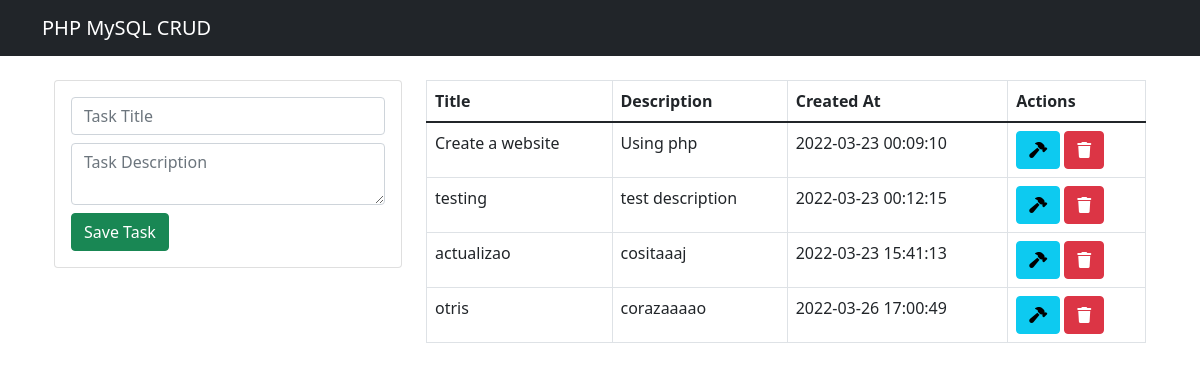
The page / on the database its author committed.
### tables this page shows
CREATE TABLE `task` (
  `id` int(11) NOT NULL,
  `title` varchar(255) NOT NULL,
  `des` text NOT NULL,
  `created_at` timestamp NOT NULL DEFAULT CURRENT_TIMESTAMP
);

### index.php (the view, shortened to what this page needs)
<?php include("db.php"); ?>
<?php include("includes/header.php") ?>
<div class="container p-4">
  <div class="row">
    <div class="col-md-4">
      <div class="card card-body">
        <form action="create.php" method="POST">
          <div class="form-group">
            <input
              type="text"
              name="title"
              class="form-control"
              placeholder="Task Title"
              autofocus>
          </div>
          <div class="form-group">
            <textarea name="description" rows="2" class="form-control mt-2" placeholder="Task Description"></textarea>
          </div>
          <input type="submit" class="btn btn-success btn-block mt-2" name="save_task" value="Save Task" >
        </form>
      </div>
    </div>
    <div class="col-md-8">
      <table class="table table-bordered" >
        <thead>
          <tr>
            <th>Title</th>
            <th>Description</th>
            <th>Created At</th>
            <th>Actions</th>
          </tr>
        </thead>
        <tbody>
          <?php
            $query = "SELECT * FROM task";
            $result_tasks = mysqli_query($conn, $query);
            while($row = mysqli_fetch_array($result_tasks)) { ?>
              <tr>
                <td> <?php echo $row['title'] ?> </td>
                <td> <?php echo $row['des'] ?> </td>
                <td> <?php echo $row['created_at'] ?> </td>
                <td>
                  <a href="edit.php?id=<?php echo $row['id'] ?>" class="btn btn-info" > <i class="fas fa-hammer" ></i> </a>
                  <a href="delete.php?id=<?php echo $row['id'] ?>" class="btn btn-danger" > <i class="fas fa-trash" ></i> </a>
                </td>
              </tr>
           <?php } ?>
        </tbody>
      </table>
    </div>
  </div>
</div>
<?php include("includes/footer.php") ?>

### includes/header.php (shortened to what this page needs)
<!DOCTYPE html>
<html lang="en">
<head>
  <link href="https://cdn.jsdelivr.net/npm/bootstrap@5.1.3/dist/css/bootstrap.min.css" rel="stylesheet">
</head>
<body>
  <nav class="navbar navbar-dark bg-dark" >
    <div class="container" >
      <a href="index.php" class="navbar-brand" >PHP MySQL CRUD</a>
    </div>
  </nav>

### includes/footer.php (shortened to what this page needs)
</body>
</html>

### rows shown on the page
task: title "Create a website", des "Using php", created_at "2022-03-23 00:09:10"
task: title "testing", des "test description", created_at "2022-03-23 00:12:15"
task: title "actualizao", des "cositaaaj", created_at "2022-03-23 15:41:13"
task: title "otris", des "corazaaaao", created_at "2022-03-26 17:00:49"
